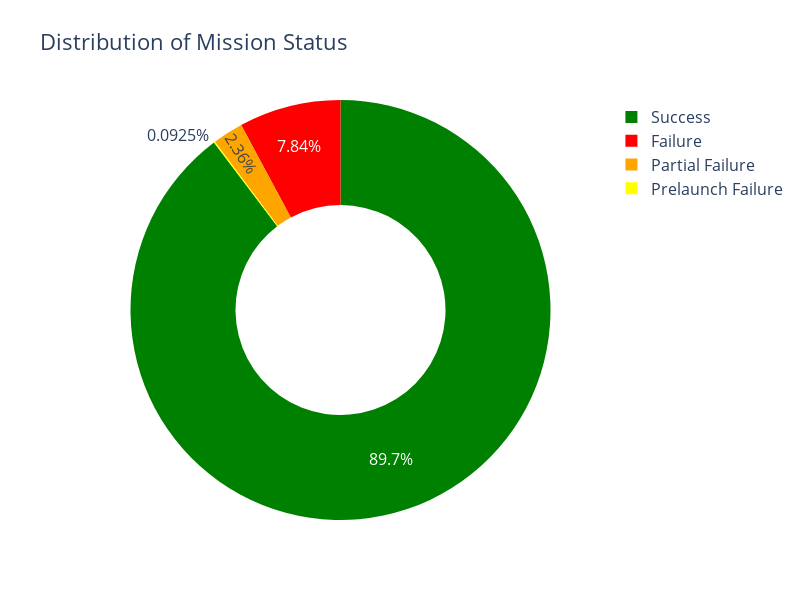

Notebook source saved alongside this figure:
### Code cell
fig = px.pie(mission_status_df, values="Rocket_Status", names=mission_status_df.index, color=mission_status_df.index, title="Distribution of Mission Status",
             width=800, height=600, hole=.5, color_discrete_map={"Success": "green", "Failure": "red", "Partial Failure": "orange", "Prelaunch Failure": "yellow"})
fig.update_layout(font={"size": 16})
fig.show()

### Figure 1 — Plotly figure (JSON) as saved in the notebook; plotly's stock layout.template omitted (floating-point values rounded to 4 significant figures)
{"data": [{"customdata": [["Failure"], ["Partial Failure"], ["Prelaunch Failure"], ["Success"]], "domain": {"x": [0, 1], "y": [0, 1]}, "hole": 0.5, "hovertemplate": "Mission_Status=%{customdata[0]}<br>Rocket_Status=%{value}<extra></extra>", "labels": ["Failure", "Partial Failure", "Prelaunch Failure", "Success"], "legendgroup": "", "marker": {"colors": ["red", "orange", "yellow", "green"]}, "name": "", "showlegend": true, "type": "pie", "values": [339, 102, 4, 3878]}], "layout": {"font": {"size": 16}, "height": 600, "legend": {"tracegroupgap": 0}, "title": {"text": "Distribution of Mission Status"}, "width": 800}}
